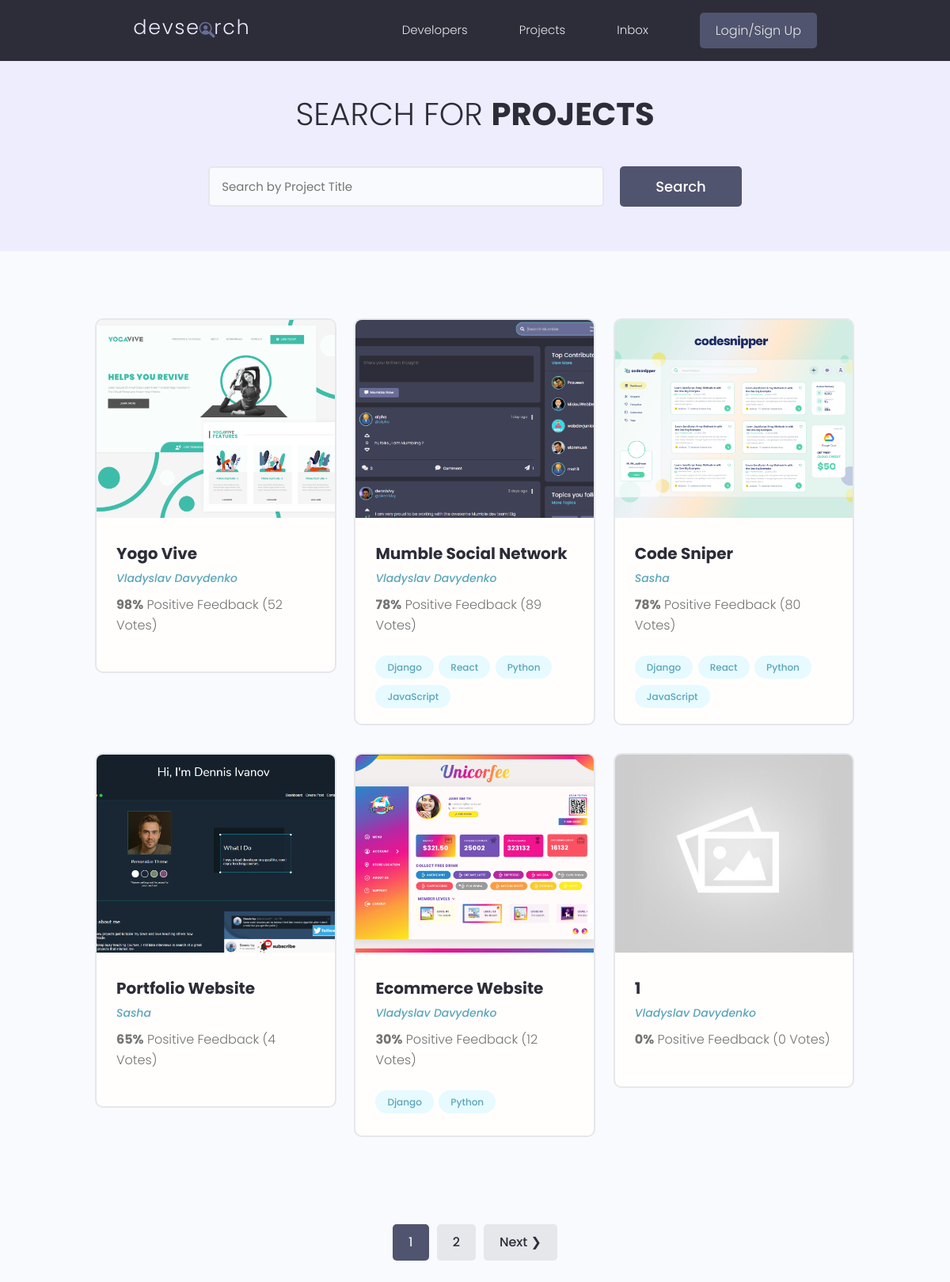
The page /projects/ on the database as committed earlier.
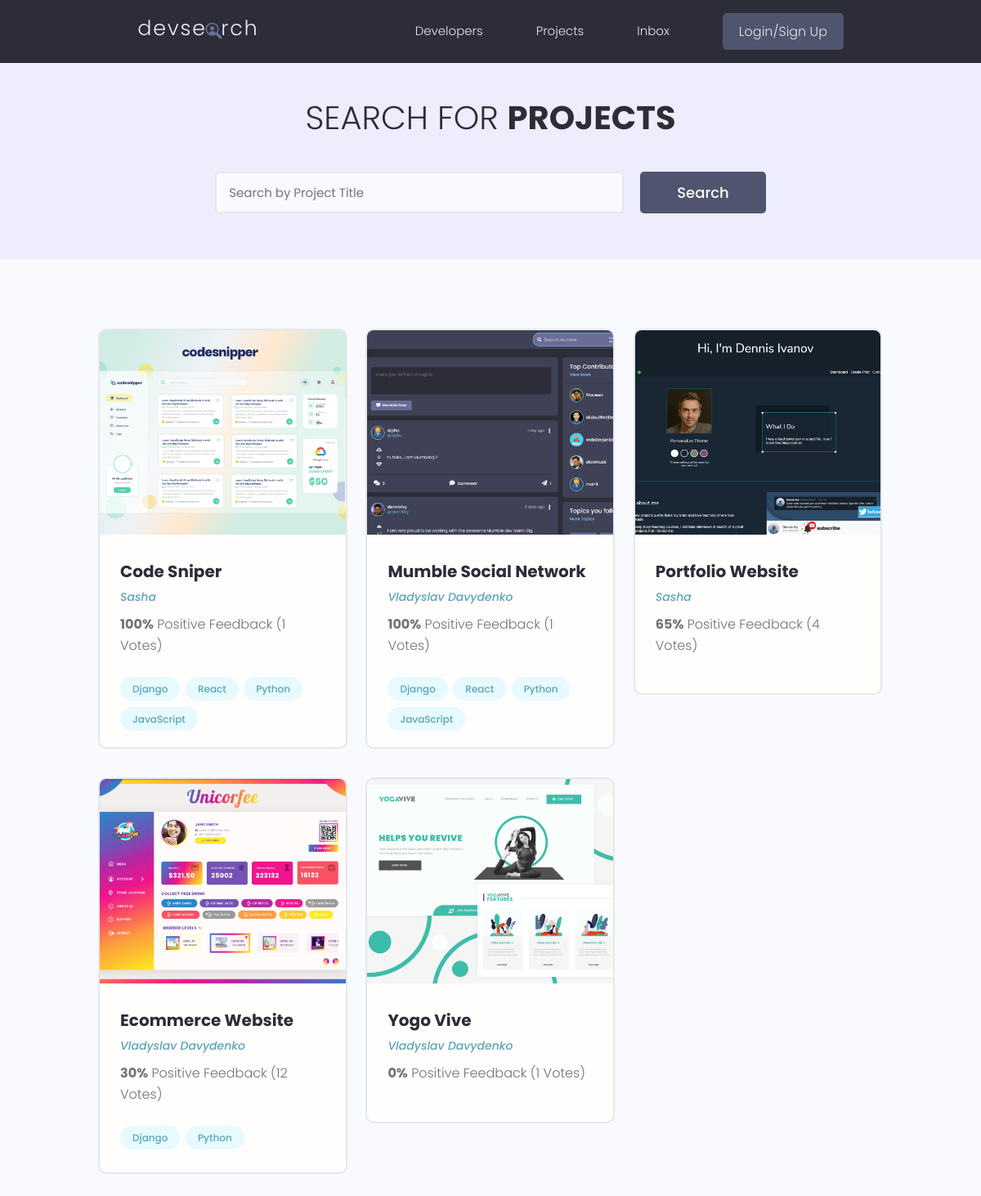
The same page on the database as committed later.
### projects/models.py (models this page shows, shortened)
class Project(models.Model):
    owner = models.ForeignKey(Profile, null = True, blank=True, on_delete=models.SET_NULL)
    title = models.CharField(max_length=200)
    description = models.TextField(null=True, blank=True)
    featured_image = models.ImageField(null=True, blank=True, default="default.jpg")
    demo_link = models.CharField(max_length=2000, null=True, blank=True)
    source_link = models.CharField(max_length=2000, null=True, blank=True)
    vote_total = models.IntegerField(default=0, null=True, blank=True)
    vote_ratio = models.IntegerField(default=0, null=True, blank=True)
    tags = models.ManyToManyField('Tag', blank=True)
    created = models.DateTimeField(auto_now_add=True)
    id = models.UUIDField(default=uuid.uuid4, unique=True, primary_key=True, editable=False)
    class Meta:
        ordering=['-vote_ratio', '-vote_total', 'title']

class Tag(models.Model):
    name = models.CharField(max_length=200)
    created = models.DateTimeField(auto_now_add=True)
    id = models.UUIDField(default=uuid.uuid4, unique=True, primary_key=True, editable=False)
    def __str__(self) -> str:
        return self.name

### users/models.py (models this page shows, shortened)
class Profile(models.Model):
    user = models.OneToOneField(User, on_delete=models.CASCADE, null=True, blank=True)
    name = models.CharField(max_length=200, blank=True, null=True)
    email = models.EmailField(max_length=500, blank=True, null=True)
    username = models.CharField(max_length=200, blank=True, null=True)
    location = models.CharField(max_length=200, blank=True, null=True)
    short_intro = models.CharField(max_length=200, blank=True, null=True)
    bio = models.TextField(blank=True, null=True)
    profile_image = models.ImageField(null = True, blank=True, upload_to='profiles/', default= 'profiles/user-default.png')
    social_github = models.CharField(max_length=200, blank=True, null=True)
    social_stackoverflow = models.CharField(max_length=200, blank=True, null=True)
    social_twitter = models.CharField(max_length=200, blank=True, null=True)
    social_linkedin = models.CharField(max_length=200, blank=True, null=True)
    social_website = models.CharField(max_length=200, blank=True, null=True)
    id = models.UUIDField(default=uuid.uuid4, unique=True, primary_key=True, editable=False)

### projects/views.py (the view)
# urls.py: path('projects/', include("projects.urls")),
def projects(request):
    projects, search_query = searchProjects(request)
    custom_range, projects = paginateProjects(request, projects, 6)
    context = {'projects':projects, 'search_query':search_query, 'custome_range': custom_range}
    return render(request, "projects/projects.html", context)

### projects/utils.py (called while the page is built)
def paginateProjects(request, projects, results):
    page = request.GET.get('page')
    paginator = Paginator(projects, results)
    try:
        projects = paginator.page(page)
    except PageNotAnInteger:
        page = 1
        projects = paginator.page(page)
    except EmptyPage:
        page = paginator.num_pages
        projects = paginator.page(page)
    leftIndex = (int(page) - 4)
    if leftIndex < 1:
        leftIndex = 1
    rightIndex = (int(page) + 5)
    if rightIndex > paginator.num_pages:
        rightIndex = paginator.num_pages + 1
    custom_range = range(leftIndex, rightIndex)
    return custom_range, projects

def searchProjects(request):
    search_query = ''
    if request.GET.get('search_query'):
        search_query = request.GET.get('search_query')
    tags = Tag.objects.filter(name__icontains=search_query)
    projects = Project.objects.distinct().filter(
        Q(title__icontains=search_query) |
        Q(owner__name__icontains=search_query)|
        Q(tags__in=tags) |
        Q(description__icontains=search_query)
        )
    return projects, search_query

### projects/templates/projects/projects.html (shortened to what this page needs)
{% extends 'main.html' %}
{% block content %}
<main class="projects">
    <section class="hero-section text-center">
      <div class="container container--narrow">
        <div class="hero-section__box">
          <h2>Search for <span>Projects</span></h2>
        </div>
        <div class="hero-section__search">
          <form id="searchForm" class="form" action="{% url 'projects' %}" method="get">
            <div class="form__field">
              <input class="input input--text" id="formInput#search" type="text" name="search_query"
                value="{{search_query}}" placeholder="Search by Project Title" />
            </div>
            <input class="btn btn--sub btn--lg" type="submit" value="Search" />
          </form>
        </div>
      </div>
    </section>
    <section class="projectsList">
      <div class="container">
        <div class="grid grid--three">
        {% for project in projects %}
          <div class="column">
            <div class="card project">
              <a href="{% url 'single-project' project.id%}" class="project">
                <img class="project__thumbnail" src="{{project.featured_image.url}}" alt="project thumbnail" />
                <div class="card__body">
                  <h3 class="project__title">{{project.title}}</h3>
                  <p><a class="project__author" href="{% url 'user-profile' project.owner.id %}">{{project.owner.name}}</a></p>
                  <p class="project--rating">
                    <span style="font-weight: bold;">{{project.vote_ratio}}%</span> Positive
                    Feedback ({{project.vote_total}} Vote{{project.vote_ratio|pluralize:"s"}})
                  </p>
                  <div class="project__tags">
                    {% for tag in project.tags.all %}
                    <span class="tag tag--pill tag--main">
                      <small>{{tag}}</small>
                    </span>
                    {% endfor %}
                  </div>
                </div>
              </a>
            </div>
          </div>
        {% endfor %}
        </div>
      </div>
    </section>
    {% include 'pagination.html' with queryset=projects custome_range=custome_range %}
  </main>
{% endblock content %}

### templates/main.html (shortened to what this page needs)
<!DOCTYPE html>
{% load static %}
<html>
<head>
    <link rel="stylesheet" href="https://cdnjs.cloudflare.com/ajax/libs/font-awesome/4.7.0/css/font-awesome.min.css">
    <link rel="stylesheet" href="{% static 'uikit/styles/uikit.css' %}" />
    <link rel="stylesheet" href="{% static 'styles/app.css' %}" />
</head>
<body>
    {% include 'navbar.html' %}
    {% block content %}
    {% endblock content %}
</body>
</html>

### templates/navbar.html (shortened to what this page needs)
{% load static %}
<header class="header">
    <div class="container container--narrow">
      <a href="{% url 'profiles' %}" class="header__logo">
        <img src="{% static 'images/logo.svg' %}" alt="DevSearch Logo" />
      </a>
      <nav class="header__nav">
        <ul class="header__menu">
          <li class="header__menuItem"><a href="{% url 'profiles' %}">Developers</a></li>
          <li class="header__menuItem"><a href="{% url 'projects' %}">Projects</a></li>
          <li class="header__menuItem"><a href="">Inbox</a></li>
          {% if request.user.is_authenticated %}
          <li class="header__menuItem"><a href="{% url 'account' %}">Account</a></li>
          <li class="header__menuItem"><a href="{% url 'logout' %}" class="btn btn--sub">Logout</a></li>
          {% else %}
          <li class="header__menuItem"><a href="{% url 'login' %}" class="btn btn--sub">Login/Sign Up</a></li>
          {% endif %}
        </ul>
      </nav>
    </div>
  </header>

### templates/pagination.html (shortened to what this page needs)
{% if queryset.has_other_pages %}
<div class="pagination">
<ul class="container">
    {% for page in custome_range %}
    {% if page == queryset.number %}
    <li><a href="?search_query={{search_query}}&page={{page}}" class="btn page--link btn--sub" data-page="{{page}}">{{page}}</a></li>
    {% else %}
    <li><a href="?search_query={{search_query}}&page={{page}}" class="btn page--link" data-page="{{page}}">{{page}}</a></li>
    {% endif %}
    {% endfor %}
    {% if queryset.has_next %}
    <li><a href="?search_query={{search_query}}&page={{queryset.next_page_number}}" class="btn page-link" data-page="{{queryset.next_page_number}}">Next &#10095;</a></li>
    {% endif %}
</ul>
</div>
{% endif %}

### static/styles/app.css (style rules this page uses)
:root { --color-sub: #2d2d39; }
.btn--sub { background-color: var(--color-sub-light); }
.card { border: 2px solid var(--color-light); }
img { width: 100%; }
.header { position: sticky; z-index: 111; background-color: var(--color-sub); padding: 1.5rem 0; }
.header > .container { display: flex; justify-content: space-between; align-items: center; }
.header__logo > img { height: 3.8rem; }
.header__nav > ul { display: inline-flex; align-items: center; list-style: none; gap: 6.5rem; }
.header__menuItem > a { color: var(--color-light); font-weight: 300; }
.hero-section { height: 40vh; display: flex; align-items: center; background-color: var(--color-sub); }
.hero-section__box { margin-bottom: 4rem; }
.hero-section__box > h2, .hero-section__box > h2 > span { font-size: 4rem; color: var(--color-light); line-height: 1.3; text-transform: uppercase; }
.hero-section__box > h2 { font-weight: 300; }
.hero-section__box > h2 > span { font-weight: 700; }
.hero-section__search > .form { display: flex; align-items: center; justify-content: center; gap: 2rem; }
.hero-section__search > .form input.input--text { width: 50rem; }
.project__author { font-size: 1.4rem; font-style: italic; }
.project--rating { margin-bottom: 1.6em; margin-top: .5em; }
.projects > .hero-section { background: var(--color-sub-lighter); height: 30vh; }
.projects .hero-section__box { margin-bottom: 2.5rem; }
.projects .hero-section__box > h2 { color: var(--color-sub); }
.projects .hero-section__box > h2 > span { font-weight: 700; color: var(--color-sub); }
.projectsList { margin-top: 8rem; }
.project__thumbnail { height: 25rem; object-fit: cover; object-position: top center; }
.project__title { font-size: 2rem; font-weight: 700; color: var(--color-sub); }

### static/uikit/styles/modules/_variables.css (style rules this page uses)
:root { --color-main: #5aa5b9; --color-main-light: #e6faff; --color-sub: #3f4156; --color-sub-light: #51546e; --color-sub-lighter: #ededfd; --color-text: #737373; --color-gray: #8b8b8b; --color-light: #e5e7eb; --color-light-gray: #767676; --color-bg: #f8fafd; --color-white: #fffefd; --color-white-light: #f3f3f3; --color-success: #359e64; --color-success-bg: #def8e8; --color-error: #fc4b0b; --color-error-bg: #fff2ee; --font-base: 'Poppins', arial, helvetica, 'Segoe UI', roboto, ubuntu, sans-serif; --font-monospace: 'Fira Code', 'Courier New', courier, monospace; --font-regular: 300; --font-medium: 500; --font-bold: 700; --generic-shadow: 1px 1px 5px #00000010; --generic-transition: all 0.3s ease-in-out; }

### static/uikit/styles/modules/_base.css (style rules this page uses)
* { margin: 0; padding: 0; box-sizing: border-box; text-rendering: optimizeLegibility; color: inherit; font-size: inherit; }
html { font-size: 50%; }
@media only screen and (min-width: 480px) { html { font-size: 56.25%; } }
@media only screen and (min-width: 1200px) { html { font-size: 62.5%; } }
body { line-height: 1.6; font-weight: 400; font-size: 1.5rem; color: var(--color-text); background-color: var(--color-bg); min-height: 100vh; }

### static/uikit/styles/modules/_typography.css (style rules this page uses)
* { font-family: var(--font-base); }
h2 { font-size: 3.6rem; font-weight: var(--font-bold); }
h3 { font-size: 3.2rem; font-weight: var(--font-medium); }
p, span, strong { font-size: 1.6rem; color: var(--color-text); font-weight: var(--font-regular); }
a { padding-bottom: 2px; text-decoration: none; display: inline-block; color: var(--color-main); font-weight: var(--font-medium); }

### static/uikit/styles/modules/_utilities.css (style rules this page uses)
.container { width: 92%; max-width: 165rem; margin: 0 auto; box-sizing: border-box; }
.container--narrow { width: 92%; max-width: 120rem; }
@media screen and (min-width: 1000px) { .container { width: 90%; } }
@media screen and (min-width: 1000px) { .container--narrow { width: 85%; } }
@media screen and (min-width: 1200px) { .container { width: 80%; } }
@media screen and (min-width: 1200px) { .container--narrow { width: 72%; } }
.text-center { text-align: center; }

### static/uikit/styles/modules/_button.css (style rules this page uses)
.btn { display: inline-block; position: relative; cursor: pointer; background-color: var(--color-light); font-weight: var(--font-medium); color: var(--color-sub); text-decoration: none; padding: 1rem 2rem; border-radius: 0.5rem; border: none; width: -webkit-fit-content; width: -moz-fit-content; width: fit-content; height: -webkit-fit-content; height: -moz-fit-content; height: fit-content; font-size: 1.6rem; outline-width: 0; outline-color: transparent; -webkit-backface-visibility: hidden; backface-visibility: hidden; transition: all 0.3s ease-in-out; }
.btn--sub { background-color: var(--color-sub); color: var(--color-white); }
.btn--lg { font-size: 1.8rem; padding: 1.2rem 4.5rem; }

Rows that differ between the two databases and show on the page:
removed Project: featured_image (placeholder picture), title "1", owner.name "Vladyslav Davydenko", vote_ratio "0", vote_total "0"
changed Project "Code Sniper": vote_ratio "78" → "100"; vote_total "80" → "1"; moves up the list
changed Project "Mumble Social Network": vote_ratio "78" → "100"; vote_total "89" → "1"
changed Project "Yogo Vive": vote_ratio "98" → "0"; vote_total "52" → "1"; moves down the list
Other text that changed with them:
list line gone: "1"
list line gone: "2"
text no longer shown: "Next ❯"
